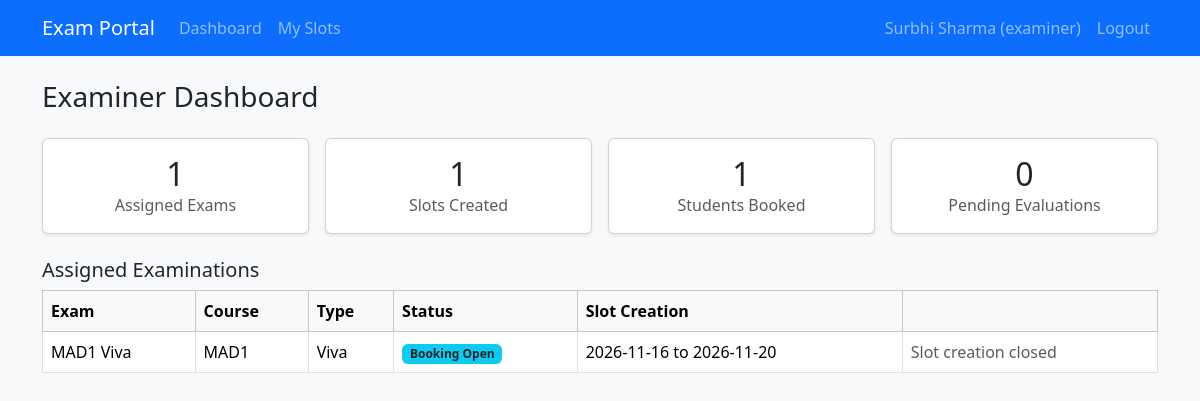
The page /examiner/dashboard (signed in) on the database its author committed.
### models.py (models this page shows)
class User(UserMixin, db.Model):
    id = db.Column(db.Integer, primary_key=True)
    name = db.Column(db.String(100), nullable=False)
    email = db.Column(db.String(120), unique=True, nullable=False)
    password = db.Column(db.String(200), nullable=False)
    role = db.Column(db.String(20), nullable=False)  # admin / examiner / student
    contact = db.Column(db.String(20))
    department = db.Column(db.String(100))           # examiner ke liye
    is_approved = db.Column(db.Boolean, default=False)  # examiner approval
    is_active_user = db.Column(db.Boolean, default=True)

class Exam(db.Model):
    id = db.Column(db.Integer, primary_key=True)
    course_id = db.Column(db.Integer, db.ForeignKey('course.id'), nullable=False)
    examiner_id = db.Column(db.Integer, db.ForeignKey('user.id'))  # assigned examiner
    name = db.Column(db.String(100), nullable=False)
    exam_type = db.Column(db.String(30))   # Viva / Practical / Project Demo / Assessment
    duration = db.Column(db.Integer)       # minutes
    max_marks = db.Column(db.Integer)
    slot_create_start = db.Column(db.Date)
    slot_create_end = db.Column(db.Date)
    booking_start = db.Column(db.Date)
    booking_end = db.Column(db.Date)
    status = db.Column(db.String(20), default='Draft')
    results_published = db.Column(db.Boolean, default=False)
    course = db.relationship('Course')
    examiner = db.relationship('User')

class Course(db.Model):
    id = db.Column(db.Integer, primary_key=True)
    code = db.Column(db.String(20), unique=True, nullable=False)
    name = db.Column(db.String(100), nullable=False)
    description = db.Column(db.Text)
    status = db.Column(db.String(20), default='Active')

### app.py (the view)
@app.route('/examiner/dashboard')
@role_required('examiner')
def examiner_dashboard():
    if not current_user.is_approved:
        return render_template('examiner/pending.html')
    exams = Exam.query.filter_by(examiner_id=current_user.id).all()
    slots = Slot.query.filter_by(examiner_id=current_user.id).all()
    ids = [s.id for s in slots]
    booked = Booking.query.filter(Booking.slot_id.in_(ids),
                                  Booking.status.in_(['Booked', 'Completed'])).count() if ids else 0
    pending = Booking.query.filter(Booking.slot_id.in_(ids),
                                   Booking.status == 'Booked').count() if ids else 0
    rows = [(e, can_create_slot(e)) for e in exams]
    return render_template('examiner/dashboard.html', rows=rows, n_slots=len(slots),
                           booked=booked, pending=pending)

### app.py (called while the page is built)
@login_manager.user_loader
def load_user(user_id):
    return db.session.get(User, int(user_id))

def role_required(role):
    def decorator(f):
        @wraps(f)
        def wrapper(*args, **kwargs):
            if not current_user.is_authenticated:
                return redirect(url_for('login'))
            if current_user.role != role:
                flash('Access denied.', 'danger')
                return redirect(url_for('home'))
            return f(*args, **kwargs)
        return wrapper
    return decorator

def can_create_slot(exam):
    today = date.today()
    if exam.status != 'Slot Creation':
        return False
    if exam.slot_create_start and today < exam.slot_create_start:
        return False
    if exam.slot_create_end and today > exam.slot_create_end:
        return False
    return True

### templates/examiner/dashboard.html
{% extends 'base.html' %}
{% block content %}
<h3 class="mb-4">Examiner Dashboard</h3>
<div class="row g-3 mb-4">
  {% for label, value in [('Assigned Exams', rows|length), ('Slots Created', n_slots),
     ('Students Booked', booked), ('Pending Evaluations', pending)] %}
  <div class="col-md-3">
    <div class="card shadow-sm text-center">
      <div class="card-body">
        <h2 class="mb-0">{{ value }}</h2>
        <p class="text-muted mb-0">{{ label }}</p>
      </div>
    </div>
  </div>
  {% endfor %}
</div>
<h5>Assigned Examinations</h5>
<table class="table table-bordered bg-white align-middle">
  <thead class="table-light">
    <tr><th>Exam</th><th>Course</th><th>Type</th><th>Status</th><th>Slot Creation</th><th></th></tr>
  </thead>
  <tbody>
  {% for e, can in rows %}
    <tr>
      <td>{{ e.name }}</td>
      <td>{{ e.course.code }}</td>
      <td>{{ e.exam_type }}</td>
      <td><span class="badge bg-info text-dark">{{ e.status }}</span></td>
      <td>{{ e.slot_create_start }} to {{ e.slot_create_end }}</td>
      <td>
        {% if can %}
          <a href="{{ url_for('add_slot') }}" class="btn btn-sm btn-primary">Create Slot</a>
        {% else %}
          <span class="text-muted">Slot creation closed</span>
        {% endif %}
      </td>
    </tr>
  {% else %}
    <tr><td colspan="6" class="text-center">Aapko abhi koi exam assign nahi hua.</td></tr>
  {% endfor %}
  </tbody>
</table>
{% endblock %}

### templates/base.html (shortened to what this page needs)
<!DOCTYPE html>
<html lang="en">
<head>
  <link href="https://cdn.jsdelivr.net/npm/bootstrap@5.3.3/dist/css/bootstrap.min.css" rel="stylesheet">
</head>
<body class="bg-light">
  <nav class="navbar navbar-expand navbar-dark bg-primary mb-4">
    <div class="container">
      <a class="navbar-brand" href="{{ url_for('home') }}">Exam Portal</a>
      {% if current_user.is_authenticated and current_user.role == 'examiner' and current_user.is_approved %}
      <ul class="navbar-nav me-auto">
        <li class="nav-item"><a class="nav-link" href="{{ url_for('examiner_dashboard') }}">Dashboard</a></li>
        <li class="nav-item"><a class="nav-link" href="{{ url_for('examiner_slots') }}">My Slots</a></li>
      </ul>
      {% endif %}
      <ul class="navbar-nav ms-auto">
        {% if current_user.is_authenticated %}
        <li class="nav-item"><span class="nav-link">{{ current_user.name }} ({{ current_user.role }})</span></li>
        <li class="nav-item"><a class="nav-link" href="{{ url_for('logout') }}">Logout</a></li>
        {% else %}
        <li class="nav-item"><a class="nav-link" href="{{ url_for('login') }}">Login</a></li>
        <li class="nav-item"><a class="nav-link" href="{{ url_for('register') }}">Register</a></li>
        {% endif %}
      </ul>
    </div>
  </nav>
  <div class="container">
    {% block content %}{% endblock %}
  </div>
</body>
</html>

### rows shown on the page
User: name "Surbhi Sharma", role "examiner"
Exam: name "MAD1 Viva", course.code "MAD1", exam_type "Viva", status "Booking Open", slot_create_start "2026-11-16", slot_create_end "2026-11-20"

### other values the page prints
{{ value }} "1" "1" "1" "0"
{{ label }} "Assigned Exams" "Slots Created" "Students Booked" "Pending Evaluations"
